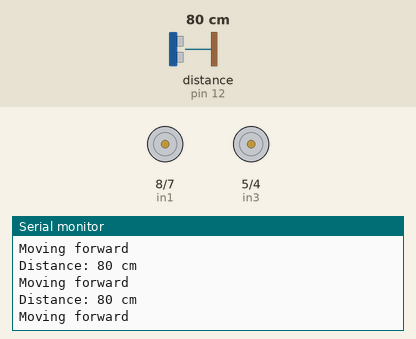
Recording of a sketch running on a simulated Arduino Uno, built with avr-gcc and run on an emulated ATmega328P. Parts: motor-driver pin pairs drawn as motors (green arrow = first pin HIGH = forward, orange = second pin HIGH = backward, longer = more drive, scaled by the enable pin), the last lines printed to the serial monitor. Wiring (inferred from the names in the program): ultrasonic range finder: trigger pin 13; echo pin 12. The test bench sets the inputs (shaded band); at power-on: distance to the obstacle (sensor on pin 12) 80 cm. The echo pulse lasts 58.3 µs per cm.

Above: at 1.2 s.
1.3 s: distance to the obstacle (sensor on pin 12) set to 22 cm
At 1.9 s:
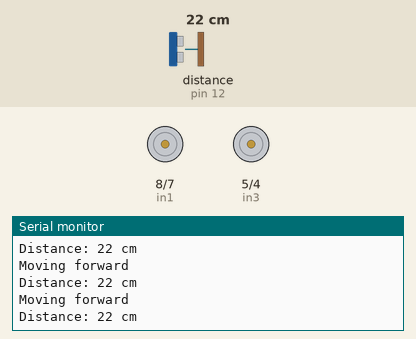
2.8 s: distance to the obstacle (sensor on pin 12) set to 17 cm
At 3.5 s:
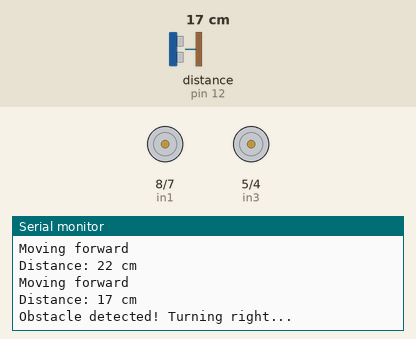
5.8 s: distance to the obstacle (sensor on pin 12) set to 60 cm
At 5.96 s:
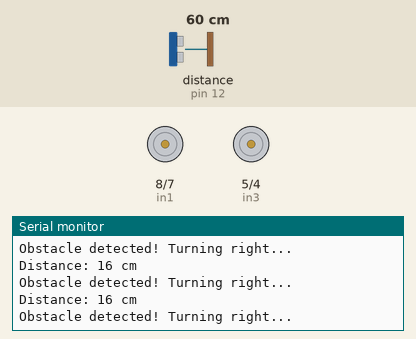
7.6 s: distance to the obstacle (sensor on pin 12) set to 2 cm
At 8.3 s:
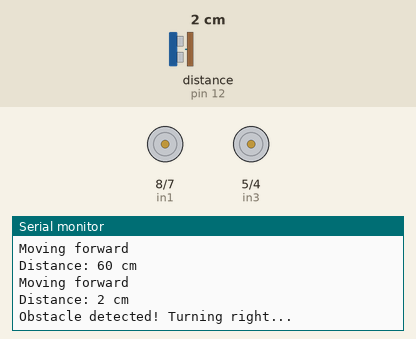
Timing chart, 0 to 10.6 s (numbered marks = the images above; inputs shaded):
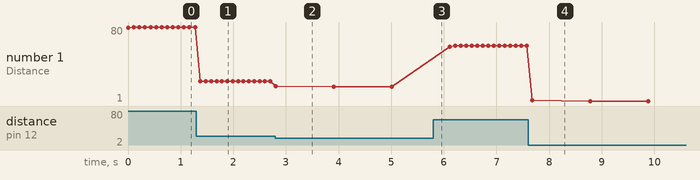

Measured:
- the behaviour switches between 20 and 19 cm on distance to the obstacle (sensor on pin 12) (found by bisection; images 1 and 2)
- after the input at 1.3 s, the serial monitor: prints a new line after 0.08 s (image 1)
- after the input at 2.8 s, the serial monitor: prints a new line at once (image 2)
- after the input at 7.6 s, the serial monitor: prints a new line after 0.08 s (image 4)
- plotted number 1: 80 → 22 after the input at 1.3 s, 22 → 16 after the input at 2.8 s, 16 → 60 after the input at 5.8 s, 60 → 1 after the input at 7.6 s

The sketch:

Avoidance_system.ino
```cpp
// --- Motor A connections
int enA = 9;
int in1 = 8;
int in2 = 7;

// --- Motor B connections
int enB = 3;
int in3 = 5;
int in4 = 4;

// --- Ultrasonic sensor
int trigPin = 13;
int echoPin = 12;
long duration, cm;

void setup() {
  pinMode(enA, OUTPUT);
  pinMode(enB, OUTPUT);
  pinMode(in1, OUTPUT);
  pinMode(in2, OUTPUT);
  pinMode(in3, OUTPUT);
  pinMode(in4, OUTPUT);

  pinMode(trigPin, OUTPUT);
  pinMode(echoPin, INPUT);

  Serial.begin(9600);
  stopMotors();
}

long readDistanceCM() {
  digitalWrite(trigPin, LOW);
  delayMicroseconds(2);
  digitalWrite(trigPin, HIGH);
  delayMicroseconds(10);
  digitalWrite(trigPin, LOW);

  duration = pulseIn(echoPin, HIGH);
  cm = (duration / 2) / 29.1;
  return cm;
}

void stopMotors() {
  digitalWrite(in1, LOW);
  digitalWrite(in2, LOW);
  digitalWrite(in3, LOW);
  digitalWrite(in4, LOW);
}

void moveForward() {
  digitalWrite(in1, HIGH);
  digitalWrite(in2, LOW);
  digitalWrite(in3, HIGH);
  digitalWrite(in4, LOW);
}

void turnRight() {
  digitalWrite(in1, HIGH);
  digitalWrite(in2, LOW);
  digitalWrite(in3, LOW);
  digitalWrite(in4, HIGH);
}

void loop() {
  long distance = readDistanceCM();
  Serial.print("Distance: ");
  Serial.print(distance);
  Serial.println(" cm");

  if (distance < 20) {
    stopMotors();
    Serial.println("Obstacle detected! Turning right...");
    delay(300);

    turnRight();
    delay(500);

    stopMotors();
    delay(200);
  }
  else {
    moveForward();
    Serial.println("Moving forward");
  }

  delay(100);
}
```
